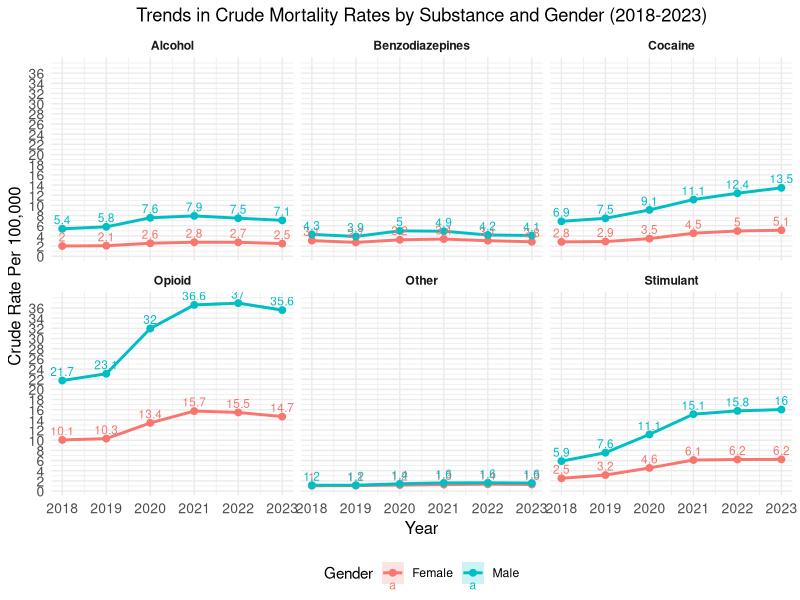
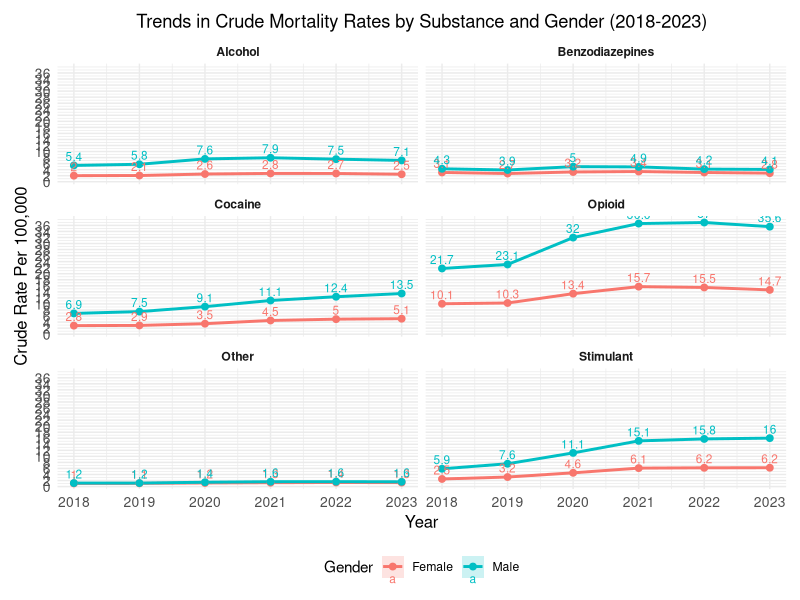

These figures' R source, in order:
## ---- chunk 1
# Load necessary libraries
library(ggplot2)
library(dplyr)
library(readxl)

# Load the data from the Excel file
data <- read_excel("drugabuse-non hispanic.xlsx", sheet = "Gender")

# Prepare the data
trend_data <- data %>%
  filter(Year >= 2018 & Year <= 2023) %>%
  select(Substance, Gender, Year, `Crude Rate Per 100,000`,
         `Crude Rate Lower 95% Confidence Interval`,
         `Crude Rate Upper 95% Confidence Interval`) %>%
  mutate(Gender = as.factor(Gender),
         Substance = as.factor(Substance))

# Create the line graph with confidence intervals, points, and labels
plot <- ggplot(trend_data, aes(x = Year, y = `Crude Rate Per 100,000`, 
                               color = Gender, group = Gender)) +
  # Add confidence interval ribbons
  geom_ribbon(aes(ymin = `Crude Rate Lower 95% Confidence Interval`, 
                  ymax = `Crude Rate Upper 95% Confidence Interval`, 
                  fill = Gender), alpha = 0.2, color = NA) +
  # Add lines (solid lines for both genders)
  geom_line(size = 1, linetype = "solid") +
  # Add points for each year
  geom_point(size = 2) +
  # Add text labels for each point showing the Crude Rate
  geom_text(aes(label = round(`Crude Rate Per 100,000`, 1)), 
            vjust = -0.5, size = 3) +
  facet_wrap(~ Substance, scales = "fixed") +  # Fixed y-axis scales
  scale_x_continuous(breaks = 2018:2023) +     # Ensure X-axis has 2018-2023
  scale_y_continuous(breaks = seq(0, max(trend_data$`Crude Rate Per 100,000`), by = 2)) +  # Set Y-axis break interval to 2
  labs(title = "Trends in Crude Mortality Rates by Substance and Gender (2018-2023)",
       x = "Year",
       y = "Crude Rate Per 100,000",
       color = "Gender",
       fill = "Gender") +
  theme_minimal() +
  theme(
    plot.title = element_text(hjust = 0.5),
    strip.text = element_text(face = "bold"),
    axis.text = element_text(size = 10),
    axis.title = element_text(size = 12),
    legend.position = "bottom"
  )

# Print the plot
print(plot)




## ---- chunk 2
# Load the data from the Excel file
data <- read_excel("drugabuse-non hispanic.xlsx", sheet = "Gender")

# Prepare the data
trend_data <- data %>%
  filter(Year >= 2018 & Year <= 2023) %>%
  select(Substance, Gender, Year, `Crude Rate Per 100,000`,
         `Crude Rate Lower 95% Confidence Interval`,
         `Crude Rate Upper 95% Confidence Interval`) %>%
  mutate(Gender = as.factor(Gender),
         Substance = as.factor(Substance))

# Create the line graph with confidence intervals, points, and labels
plot <- ggplot(trend_data, aes(x = Year, y = `Crude Rate Per 100,000`, 
                               color = Gender, group = Gender)) +
  # Add confidence interval ribbons
  geom_ribbon(aes(ymin = `Crude Rate Lower 95% Confidence Interval`, 
                  ymax = `Crude Rate Upper 95% Confidence Interval`, 
                  fill = Gender), alpha = 0.2, color = NA) +
  # Add lines (solid lines for both genders)
  geom_line(size = 1, linetype = "solid") +
  # Add points for each year
  geom_point(size = 2) +
  # Add text labels for each point showing the Crude Rate
  geom_text(aes(label = round(`Crude Rate Per 100,000`, 1)), 
            vjust = -0.5, size = 3) +
  facet_wrap(~ Substance, scales = "fixed", ncol = 2) +  # Set 2 plots per row
  scale_x_continuous(breaks = seq(2018, 2023, by = 1)) + # Ensure X-axis has every year
  scale_y_continuous(breaks = seq(0, max(trend_data$`Crude Rate Per 100,000`), by = 2)) +  # Set Y-axis break interval to 2
  labs(title = "Trends in Crude Mortality Rates by Substance and Gender (2018-2023)",
       x = "Year",
       y = "Crude Rate Per 100,000",
       color = "Gender",
       fill = "Gender") +
  theme_minimal() +
  theme(
    plot.title = element_text(hjust = 0.5),
    strip.text = element_text(face = "bold"),
    axis.text = element_text(size = 10),
    axis.title = element_text(size = 12),
    legend.position = "bottom"
  )

plot <- plot + 
  theme(plot.margin = margin(t = 10, r = 10, b = 10, l = 10, unit = "pt"))  # 
print(plot)

